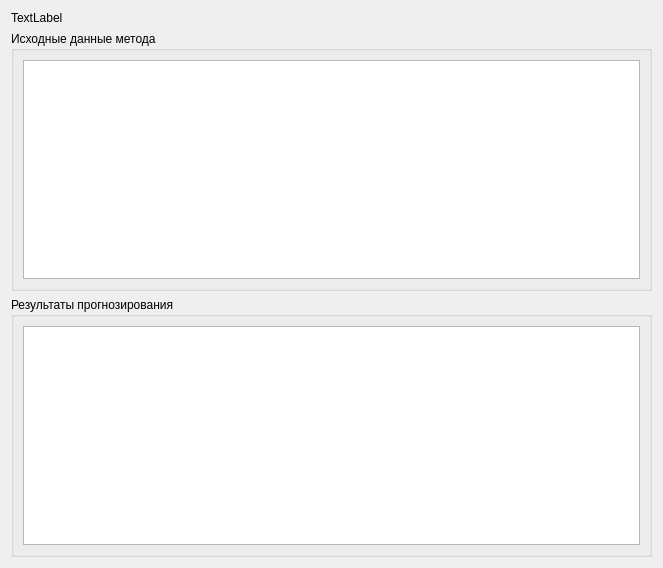
<?xml version="1.0" encoding="UTF-8"?>
<ui version="4.0">
 <class>ForecastSimple</class>
 <widget class="QWidget" name="ForecastSimple">
  <property name="geometry">
   <rect>
    <x>0</x>
    <y>0</y>
    <width>663</width>
    <height>568</height>
   </rect>
  </property>
  <property name="sizePolicy">
   <sizepolicy hsizetype="Maximum" vsizetype="Expanding">
    <horstretch>0</horstretch>
    <verstretch>0</verstretch>
   </sizepolicy>
  </property>
  <property name="windowTitle">
   <string>Form</string>
  </property>
  <layout class="QVBoxLayout" name="verticalLayout">
   <item>
    <layout class="QGridLayout" name="gridLayout"/>
   </item>
   <item>
    <widget class="QLabel" name="namelbl">
     <property name="text">
      <string>TextLabel</string>
     </property>
    </widget>
   </item>
   <item>
    <widget class="QGroupBox" name="forecastBoxPage1">
     <property name="sizePolicy">
      <sizepolicy hsizetype="Preferred" vsizetype="Expanding">
       <horstretch>0</horstretch>
       <verstretch>0</verstretch>
      </sizepolicy>
     </property>
     <property name="title">
      <string>Исходные данные метода</string>
     </property>
     <layout class="QVBoxLayout" name="verticalLayout_2">
      <item>
       <widget class="QTreeView" name="treeViewSrc">
         <property name="editTriggers">
          <set>QAbstractItemView::AllEditTriggers</set>
         </property>
         <property name="itemsExpandable">
          <bool>true</bool>
         </property>
         <property name="animated">
          <bool>true</bool>
         </property>
         <property name="wordWrap">
          <bool>true</bool>
         </property>
        </widget>
      </item>
     </layout>
    </widget>
   </item>
   <item>
    <widget class="QGroupBox" name="forecastBoxPage2">
     <property name="sizePolicy">
      <sizepolicy hsizetype="Preferred" vsizetype="MinimumExpanding">
       <horstretch>0</horstretch>
       <verstretch>0</verstretch>
      </sizepolicy>
     </property>
     <property name="title">
      <string>Результаты прогнозирования</string>
     </property>
     <layout class="QVBoxLayout" name="verticalLayout_3">
      <item>
       <widget class="QTreeView" name="treeViewResult">
         <property name="editTriggers">
          <set>QAbstractItemView::AllEditTriggers</set>
         </property>
         <property name="wordWrap">
          <bool>true</bool>
         </property>
        </widget>
      </item>
     </layout>
    </widget>
   </item>
  </layout>
 </widget>
 <resources/>
 <connections/>
</ui>
